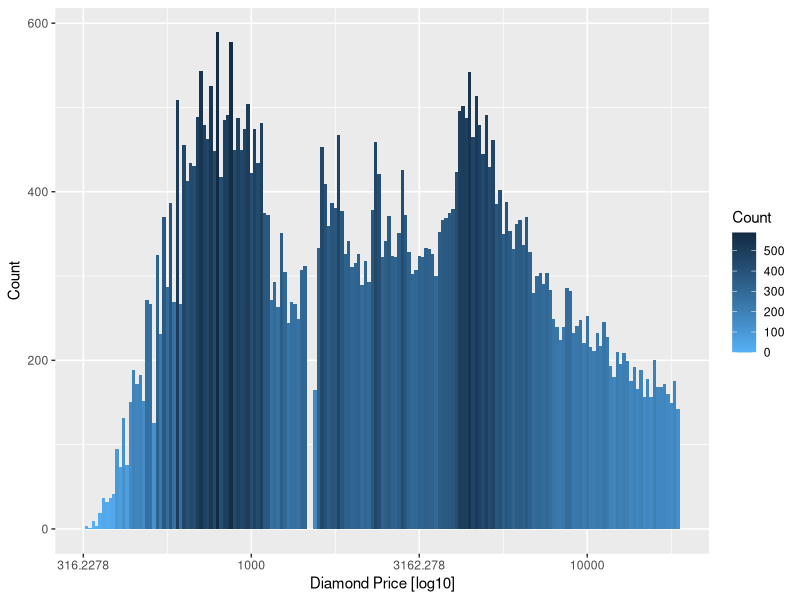

Write R code to recreate this figure.
library(ggplot2)
library(scales)
library(RColorBrewer)
library(mixtools)

NUM_COMPONENTS <- 2

set.seed(12345) # for reproducibility

data(diamonds, package='ggplot2') # use built-in data
myData <- diamonds$price

# extract 'k' components from mixed distribution 'data'
mix.info <- normalmixEM(myData, k = NUM_COMPONENTS,
                        maxit = 100, epsilon = 0.01)
summary(mix.info)

numComponents <- length(mix.info$sigma)
message("Extracted number of component distributions: ",
        numComponents)

calc.components <- function(x, mix, comp.number) {
  mix$lambda[comp.number] *
    dnorm(x, mean = mix$mu[comp.number], sd = mix$sigma[comp.number])
}

# we could select needed number of colors randomly:
#DISTRIB_COLORS <- sample(colors(), numComponents)

# or, better, use a palette with more color differentiation:
DISTRIB_COLORS <- brewer.pal(numComponents, "Set1")

distComps <- lapply(seq(numComponents), function(i)
  stat_function(fun = calc.components,
                arg = list(mix = mix.info, comp.number = i),
                geom = "line", # use alpha=.5 for "polygon"
                size = 1,
                color = "red")) # DISTRIB_COLORS[i]

g <- ggplot(data.frame(x = myData)) +
  scale_fill_continuous("Count", low="#56B1F7", high="#132B43") +
  scale_x_log10("Diamond Price [log10]",
                breaks = trans_breaks("log10", function(x) 10^x),
                labels = prettyNum) +
  scale_y_continuous("Count") +
  geom_histogram(aes(x = myData, fill = ..count..), # ..count..
                 binwidth = 0.01) +
  #distComps
  stat_function(fun = calc.components,
                arg = list(mix = mix.info, comp.number = 1),
                geom = "line", # use alpha=.5 for "polygon"
                size = 1,
                color = DISTRIB_COLORS[1])
print(g)
#print(g + distComps)
